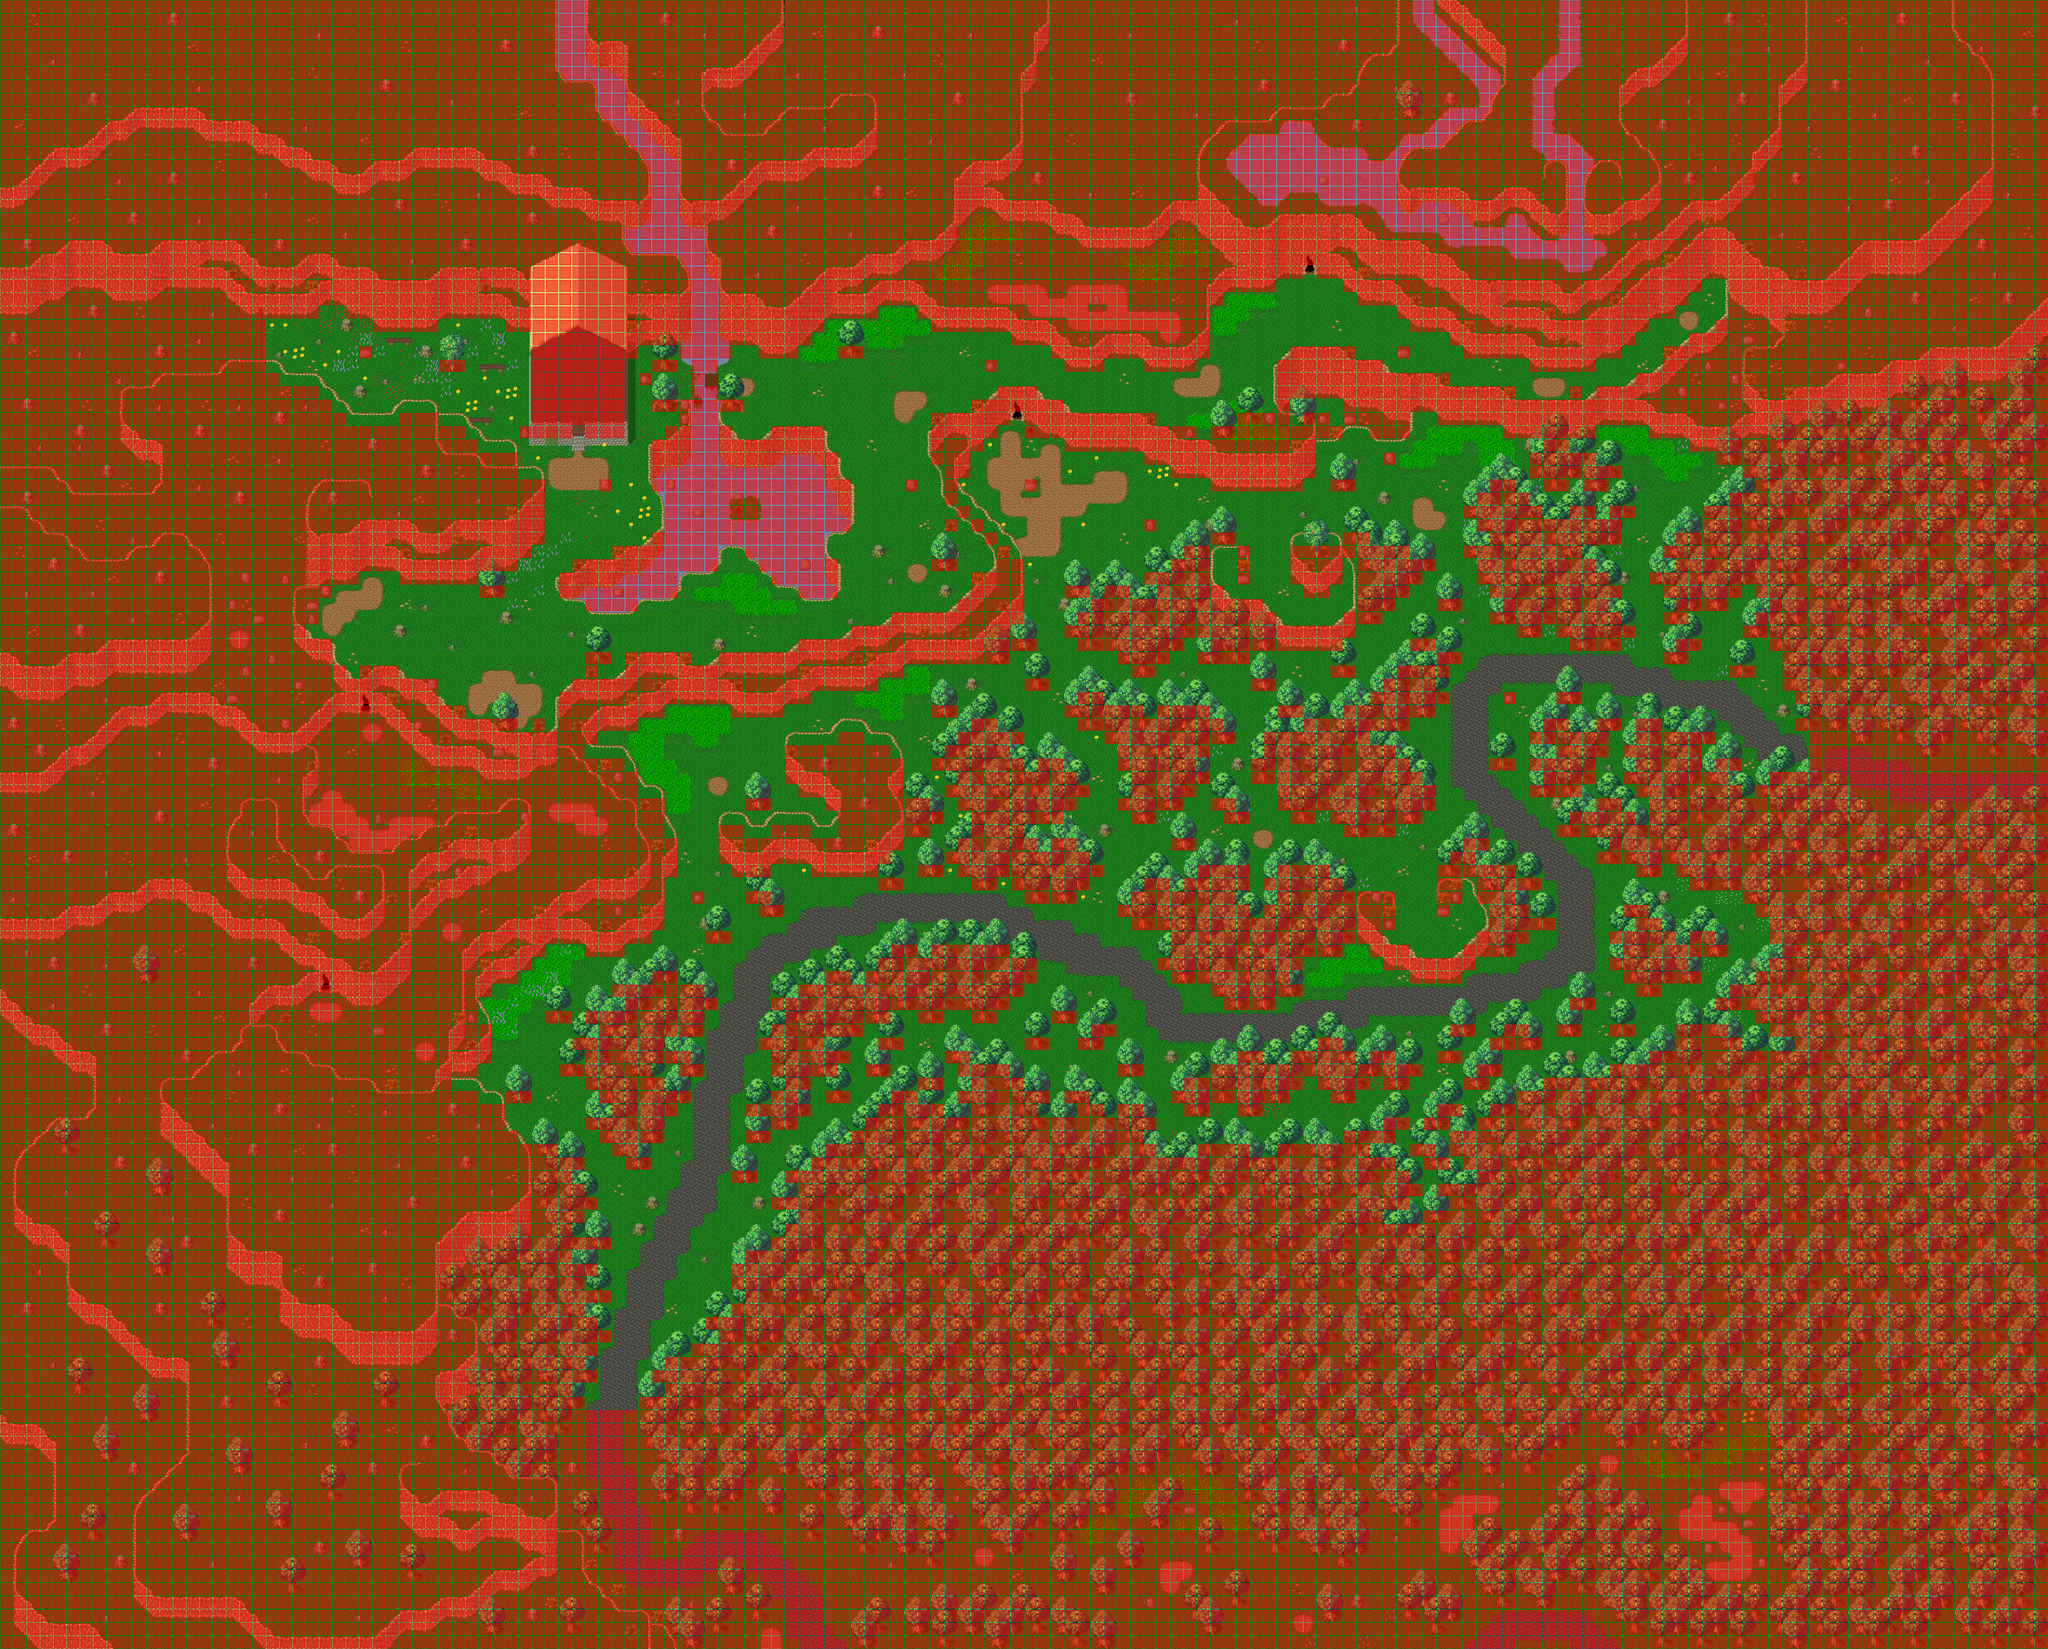

Below is a game level as drawn by its tile map, then a one-line description and the .tmx that defines it (tile-layer data replaced by summaries):
An orthogonal 154x124 tile map with 32x32 px tiles, 5 tile layers (Ground, Road, Fringe, Over, ...), 5 tilesets and 34 objects (19x spawn, 10x particle_effect, 5x warp).

<map version="1.0" orientation="orthogonal" width="154" height="124" tilewidth="32" tileheight="32">
 <properties>
  <property name="minimap" value="graphics/minimaps/017-1.png" />
  <property name="music" value="The Mana World - The Forest.ogg" />
  <property name="name" value="Woodland Hills" />
  <property name="overlay0image" value="graphics/images/ambient/clouds.png" />
  <property name="overlay0parallax" value="1.0" />
  <property name="overlay0scrollX" value="0.2" />
  <property name="overlay0scrollY" value="0.1" />
 </properties>
 <tileset firstgid="1" name="Woodland Ground" tilewidth="32" tileheight="32">
  <image source="../graphics/tiles/Woodland_ground.png" width="512" height="512" />
 </tileset>
 <tileset firstgid="257" name="Woodland x2" tilewidth="32" tileheight="64">
  <image source="../graphics/tiles/Woodland_x2.png" width="512" height="128" />
 </tileset>
 <tileset firstgid="289" name="Woodland x3" tilewidth="32" tileheight="96">
  <image source="../graphics/tiles/Woodland_x3.png" width="512" height="192" />
 </tileset>
 <tileset firstgid="321" name="Woodland Village" tilewidth="32" tileheight="32">
  <image source="../graphics/tiles/Woodland_village.png" width="512" height="512" />
 </tileset>
 <tileset firstgid="577" name="Collision" tilewidth="32" tileheight="32">
  <image source="../graphics/tiles/collision.png" width="64" height="32" />
 </tileset>
 <layer name="Ground" width="154" height="124">
  <data>[19096 cells, 19094 non-empty, 130 distinct tile ids]</data>
 </layer>
 <layer name="Road" width="154" height="124">
  <data>[19096 cells, 823 non-empty, 41 distinct tile ids]</data>
 </layer>
 <layer name="Fringe" width="154" height="124" opacity="0.98">
  <data>[19096 cells, 4714 non-empty, 82 distinct tile ids]</data>
 </layer>
 <layer name="Over" width="154" height="124">
  <data>[19096 cells, 447 non-empty, 68 distinct tile ids]</data>
 </layer>
 <layer name="Collision" width="154" height="124">
  <data>[19096 cells, 15414 non-empty, 1 distinct tile ids]</data>
 </layer>
 <objectgroup name="Objects" width="0" height="0">
  <object name="graphics/particles/waterfall-2x3.particle.xml" type="particle_effect" x="1692" y="1099" />
  <object name="graphics/particles/waterfall-2x4.particle.xml" type="particle_effect" x="1693" y="807" />
  <object name="graphics/particles/waterfall-1x2.particle.xml" type="particle_effect" x="3788" y="557" />
  <object name="graphics/particles/apple.particle.xml" type="particle_effect" x="3158" y="1321" />
  <object name="graphics/particles/apple.particle.xml" type="particle_effect" x="3161" y="1329" />
  <object name="To Woodland Hills" type="warp" x="1408" y="3360" width="128" height="32">
   <properties>
    <property name="dest_map" value="013-1" />
    <property name="dest_x" value="1440" />
    <property name="dest_y" value="672" />
   </properties>
  </object>
  <object name="CloverPatch" type="spawn" x="0" y="0">
   <properties>
    <property name="eA_death" value="1000" />
    <property name="max_beings" value="2" />
    <property name="monster_id" value="35" />
   </properties>
  </object>
  <object name="CloverPatch" type="spawn" x="3136" y="960" width="96" height="64">
   <properties>
    <property name="eA_death" value="15000" />
    <property name="max_beings" value="1" />
    <property name="monster_id" value="35" />
   </properties>
  </object>
  <object name="CloverPatch" type="spawn" x="3104" y="960" width="128" height="32">
   <properties>
    <property name="eA_death" value="15000" />
    <property name="max_beings" value="1" />
    <property name="monster_id" value="35" />
   </properties>
  </object>
  <object name="To Theater" type="warp" x="1376" y="1024" width="32" height="32">
   <properties>
    <property name="dest_map" value="017-2" />
    <property name="dest_x" value="832" />
    <property name="dest_y" value="960" />
   </properties>
  </object>
  <object name="GambogePlant" type="spawn" x="640" y="736" width="640" height="416">
   <properties>
    <property name="eA_death" value="25000" />
    <property name="max_beings" value="1" />
    <property name="monster_id" value="1031" />
   </properties>
  </object>
  <object name="LogHead" type="spawn" x="1696" y="672" width="2464" height="288">
   <properties>
    <property name="eA_death" value="60000" />
    <property name="eA_spawn" value="5000" />
    <property name="max_beings" value="3" />
    <property name="monster_id" value="1025" />
   </properties>
  </object>
  <object name="LogHead" type="spawn" x="704" y="1344" width="640" height="416">
   <properties>
    <property name="eA_death" value="60000" />
    <property name="eA_spawn" value="5000" />
    <property name="max_beings" value="3" />
    <property name="monster_id" value="1025" />
   </properties>
  </object>
  <object name="To Woodland Hills Labyrinth" type="warp" x="2432" y="992" width="32" height="32">
   <properties>
    <property name="dest_map" value="013-3" />
    <property name="dest_x" value="4512" />
    <property name="dest_y" value="4736" />
   </properties>
  </object>
  <object name="To Woodland Hills Labyrinth" type="warp" x="3136" y="640" width="32" height="32">
   <properties>
    <property name="dest_map" value="013-3" />
    <property name="dest_x" value="5536" />
    <property name="dest_y" value="4256" />
   </properties>
  </object>
  <object name="To Woodland Hills Labyrinth" type="warp" x="3104" y="992" width="32" height="32">
   <properties>
    <property name="dest_map" value="013-3" />
    <property name="dest_x" value="5216" />
    <property name="dest_y" value="5376" />
   </properties>
  </object>
  <object name="Butterfly" type="spawn" x="0" y="0">
   <properties>
    <property name="eA_death" value="20" />
    <property name="eA_spawn" value="30" />
    <property name="max_beings" value="10" />
    <property name="monster_id" value="53" />
   </properties>
  </object>
  <object name="graphics/particles/apple.particle.xml" type="particle_effect" x="3182" y="1324" />
  <object name="graphics/particles/apple.particle.xml" type="particle_effect" x="3180" y="1330" />
  <object name="graphics/particles/apple.particle.xml" type="particle_effect" x="3163" y="1320" />
  <object name="graphics/particles/apple.particle.xml" type="particle_effect" x="3182" y="1315" />
  <object name="graphics/particles/apple.particle.xml" type="particle_effect" x="3162" y="1312" />
  <object name="Bat" type="spawn" x="0" y="0">
   <properties>
    <property name="eA_death" value="0" />
    <property name="eA_spawn" value="0" />
    <property name="max_beings" value="5" />
    <property name="monster_id" value="15" />
   </properties>
  </object>
  <object name="FireGoblin" type="spawn" x="0" y="0">
   <properties>
    <property name="eA_death" value="0" />
    <property name="eA_spawn" value="0" />
    <property name="max_beings" value="5" />
    <property name="monster_id" value="9" />
   </properties>
  </object>
  <object name="Mouboo" type="spawn" x="0" y="0">
   <properties>
    <property name="eA_death" value="0" />
    <property name="eA_spawn" value="0" />
    <property name="max_beings" value="5" />
    <property name="monster_id" value="26" />
   </properties>
  </object>
  <object name="PinkFlower" type="spawn" x="0" y="0">
   <properties>
    <property name="eA_death" value="0" />
    <property name="eA_spawn" value="0" />
    <property name="max_beings" value="5" />
    <property name="monster_id" value="12" />
   </properties>
  </object>
  <object name="SpikyMushroom" type="spawn" x="0" y="0">
   <properties>
    <property name="eA_death" value="0" />
    <property name="eA_spawn" value="0" />
    <property name="max_beings" value="5" />
    <property name="monster_id" value="17" />
   </properties>
  </object>
  </objectgroup>
</map>
<!-- 7 of 34 objects omitted -->
